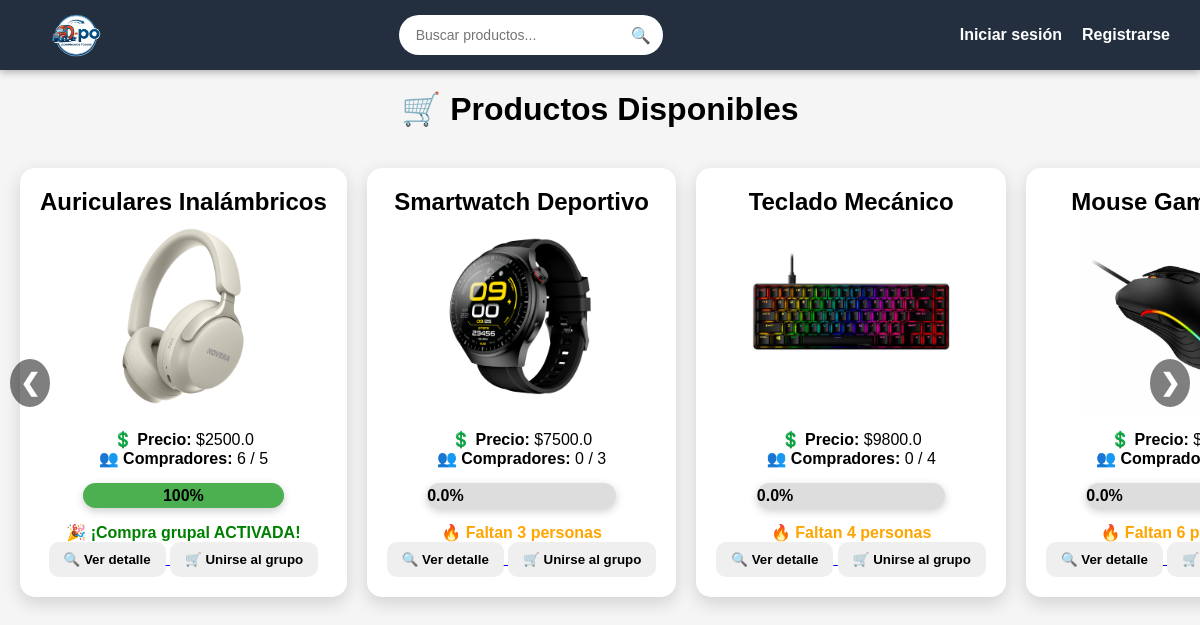
Before: / with the older database file.
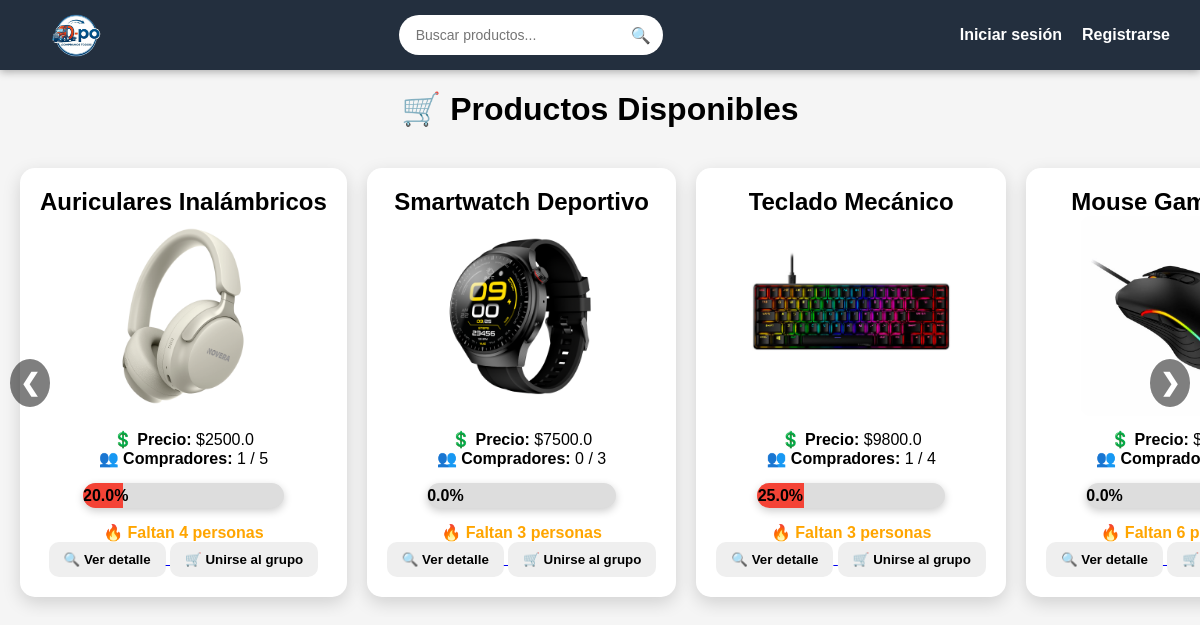
After: the same page with the newer database file.
### tables this page shows
CREATE TABLE productos (
    id INTEGER PRIMARY KEY AUTOINCREMENT,
    nombre TEXT NOT NULL,
    precio REAL NOT NULL,
    stock INTEGER NOT NULL,
    min_compradores INTEGER NOT NULL,
    compradores_actual INTEGER DEFAULT 0,
    descripcion TEXT,
    imagen TEXT
);

### app.py (the view)
@app.route('/')
def home():
    busqueda = request.args.get('q')  # 👈 AGREGAR ESTO
    conn = get_db_connection()
    cursor = conn.cursor()
    if busqueda:
        cursor.execute(
            "SELECT * FROM productos WHERE nombre LIKE ?",
            ('%' + busqueda + '%',)
        )
    else:
        cursor.execute('SELECT * FROM productos')
    productos = cursor.fetchall()
    conn.close()
    productos_final = []
    for p in productos:
        progreso, color = calcular_progreso(p)
        productos_final.append(p + (progreso, color))
    return render_template('index.html', productos=productos_final)

### app.py (called while the page is built)
def get_db_connection():
    conn = sqlite3.connect(db_path)
    return conn

def calcular_progreso(producto):
    min_compradores = producto[4] if producto[4] else 1
    compradores_actual = producto[5] if producto[5] else 0
    progreso = min(100, int((compradores_actual / min_compradores) * 100))
    if progreso < 50:
        color = '#f44336'
    elif progreso < 100:
        color = '#ffeb3b'
    else:
        color = '#4caf50'
    return progreso, color

@app.context_processor
def inject_carrito_count():
    if 'usuario_nombre' in session:
        conn = get_db_connection()
        cursor = conn.cursor()
        cursor.execute(
            "SELECT COUNT(*) FROM carrito WHERE usuario = ?",
            (session['usuario_nombre'],)
        )
        count = cursor.fetchone()[0]
        conn.close()
    else:
        count = 0
    return dict(carrito_count=count)

### templates/index.html (shortened to what this page needs)
<!DOCTYPE html>
<html lang="es">
<head>
    <link rel="stylesheet" href="{{ url_for('static', filename='css/style.css') }}">
</head>
<body>
{% include 'navbar.html' %}
<h1>🛒 Productos Disponibles</h1>
<div class="carrusel-container">
    <button class="flecha izquierda" onclick="scrollProductos(-1)">❮</button>
    <div class="productos-scroll" id="scrollProductos">
        {% for producto in productos %}
        <div class="producto">
            <h2>{{ producto[1] }}</h2>
            <img src="{{ url_for('static', filename='img/' + producto[7]) }}" width="200">
            <p><strong>💲 Precio:</strong> ${{ producto[2] }}</p>
            <p><strong>👥 Compradores:</strong> {{ producto[5] }} / {{ producto[4] }}</p>
            {% set progreso = (producto[5] / producto[4]) * 100 if producto[4] > 0 else 0 %}
            {% if progreso > 100 %}
                {% set progreso = 100 %}
            {% endif %}
            {% if progreso < 50 %}
                {% set color = '#f44336' %}
            {% elif progreso < 100 %}
                {% set color = '#ffeb3b' %}
            {% else %}
                {% set color = '#4caf50' %}
            {% endif %}
            <div class="barra-progreso">
                <div class="relleno"
                     style="width: {{ progreso }}%; background-color: {{ color }};">
                    {{ progreso|round(0) }}%
                </div>
            </div>
            {% if producto[5] >= producto[4] %}
                <p style="color: green; font-weight: bold;">
                    🎉 ¡Compra grupal ACTIVADA!
                </p>
            {% else %}
                <p style="color: orange; font-weight: bold;">
                    🔥 Faltan {{ producto[4] - producto[5] }} personas
                </p>
            {% endif %}
            <a href="{{ url_for('detalle_producto', producto_id=producto[0]) }}">
                <button>🔍 Ver detalle</button>
            </a>
            {% if producto[3] > 0 %}
                <a href="{{ url_for('unirse', producto_id=producto[0]) }}">
                    <button>🛒 Unirse al grupo</button>
                </a>
            {% else %}
                <p style="color:red; font-weight:bold;">❌ Sin stock</p>
            {% endif %}
        </div>
        {% endfor %}
    </div>
    <button class="flecha derecha" onclick="scrollProductos(1)">❯</button>
</div>
</body>
</html>

### templates/navbar.html
<nav class="navbar">
    <a href="{{ url_for('home') }}" class="logo">
        <img src="{{ url_for('static', filename='img/logo.png') }}" alt="Logo">
    </a>
    <div class="nav-center">
        <form method="GET" action="{{ url_for('home') }}" class="search-box">
            <input
                type="text"
                name="q"
                placeholder="Buscar productos..."
                value="{{ request.args.get('q', '') }}"
            >
            <button type="submit" class="search-btn">🔍</button>
        </form>
    </div>
    <div class="nav-right">
        {% if session.get('usuario_id') %}
            <span class="user">
                Bienvenido/a {{ session['usuario_nombre'] }}
            </span>
            <a href="{{ url_for('carrito') }}" class="nav-link">
                🛒 Carrito ({{ carrito_count }})
            </a>
            <a href="{{ url_for('logout') }}" class="nav-link logout">
                Cerrar sesión
            </a>
        {% else %}
            <a href="{{ url_for('login') }}" class="nav-link">
                Iniciar sesión
            </a>
            <a href="{{ url_for('register') }}" class="nav-link btn-register">
                Registrarse
            </a>
        {% endif %}
    </div>
</nav>

### static/css/style.css (style rules this page uses)
* { margin: 0; padding: 0; box-sizing: border-box; }
body { font-family: Arial, sans-serif; background-color: #f5f5f5; text-align: center; }
h1 { margin: 20px 0; }
.navbar { display: flex; justify-content: space-between; align-items: center; background-color: #232f3e; padding: 10px 30px; color: white; box-shadow: 0 2px 8px rgba(0,0,0,0.3); }
.logo { display: flex; align-items: center; }
.logo img { height: 50px; }
.search-box { position: relative; display: flex; align-items: center; background: white; border-radius: 25px; padding: 2px; }
.search-box input { width: 260px; padding: 10px 40px 10px 15px; border-radius: 25px; border: none; outline: none; font-size: 14px; }
.search-btn { all: unset; position: absolute; right: 12px; cursor: pointer; font-size: 16px; color: #555; }
.nav-right { display: flex; align-items: center; }
.nav-right a { margin-left: 20px; color: white; text-decoration: none; font-weight: bold; transition: 0.2s; }
.producto { background: white; min-width: 300px; flex: 0 0 auto; padding: 20px; border-radius: 15px; box-shadow: 0 6px 18px rgba(0,0,0,0.15); transition: 0.3s; }
.producto img { width: 100%; max-width: 200px; border-radius: 10px; margin-bottom: 10px; }
.barra-progreso { width: 70%; margin: 15px auto; background-color: #ddd; border-radius: 20px; height: 25px; overflow: hidden; box-shadow: 0 3px 8px rgba(0,0,0,0.2); }
.barra-progreso .relleno { height: 100%; line-height: 25px; color: black; font-weight: bold; text-align: center; transition: width 0.6s ease-in-out; animation: cargar 1s ease-in-out; }
button { padding: 10px 15px; border: none; border-radius: 10px; cursor: pointer; font-weight: bold; transition: 0.3s; }
.carrusel-container { position: relative; display: flex; align-items: center; }
.productos-scroll { display: flex; overflow-x: auto; gap: 20px; padding: 20px; scroll-behavior: smooth; }
.flecha { position: absolute; top: 50%; transform: translateY(-50%); background: rgba(0,0,0,0.5); color: white; border: none; font-size: 24px; padding: 10px; cursor: pointer; border-radius: 50%; z-index: 10; }
.izquierda { left: 10px; }
.derecha { right: 10px; }

Changed rows visible on the page:
changed productos "Auriculares Inalámbricos": compradores_actual "6" → "1"; {{ progreso }} 100 → 20.0 (drawn); progreso "100" → "20.0"; producto[4]-producto[5] (not shown) → "4"; compradores_actual "🎉 ¡Compra grupal ACTIVADA!" → "🔥 Faltan personas"
changed productos "Teclado Mecánico": compradores_actual "0" → "1"; progreso "0.0" → "25.0"; producto[4]-producto[5] "4" → "3"
